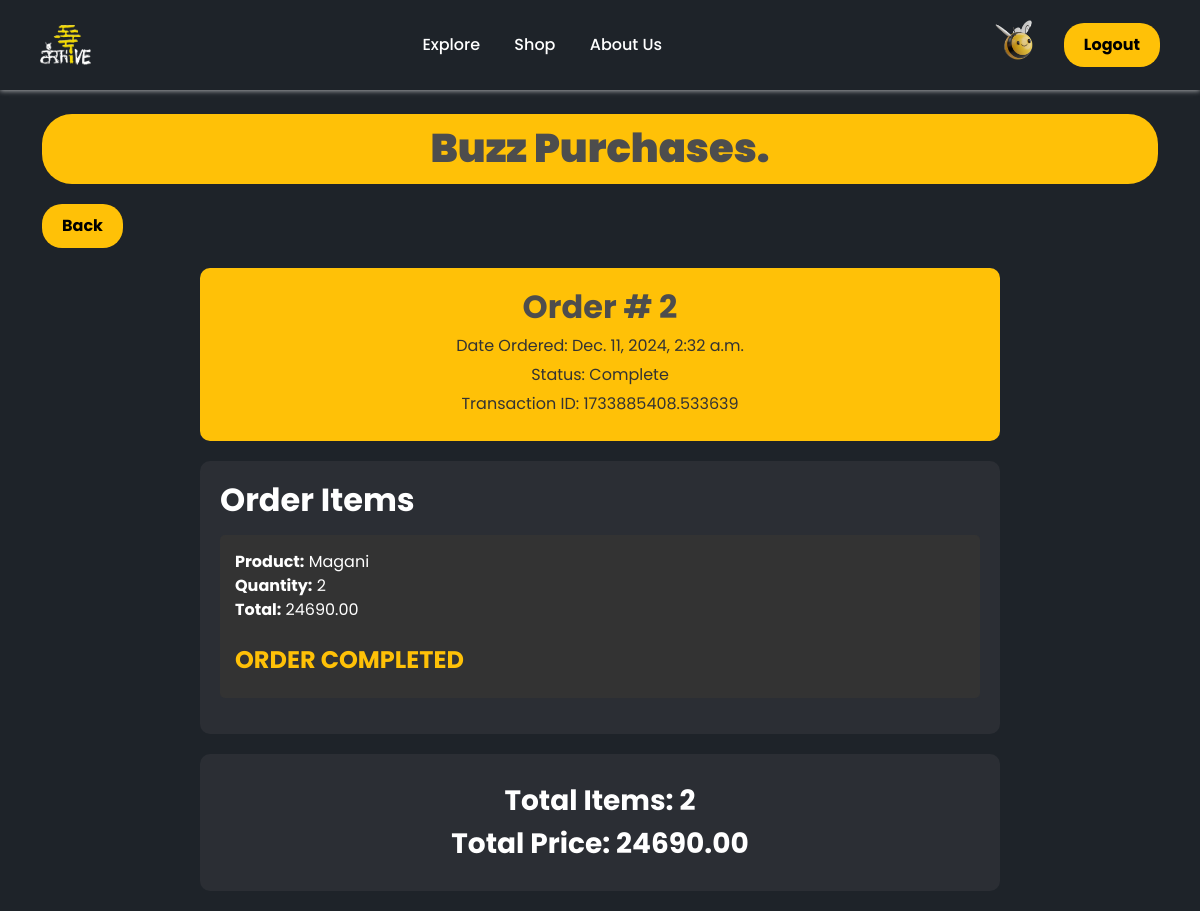
/order-track/ (signed in), run on the app's committed database.
### shop/models.py (models this page shows, shortened)
class Order(models.Model):
    customer = models.ForeignKey(settings.AUTH_USER_MODEL, on_delete=models.SET_NULL, null=True, blank=True)
    date_ordered = models.DateTimeField(auto_now_add=True)
    complete = models.BooleanField(default=False)
    transaction_id = models.CharField(max_length=100, null=True)
    @property
    def get_cart_total(self):
        orderItems = self.orderitem_set.all()
        total = sum([item.get_total for item in orderItems])
        return total
    def get_cart_items(self):
        orderItems = self.orderitem_set.all()
        total = sum([item.quantity for item in orderItems])
        return total

class OrderItem(models.Model):
    product = models.ForeignKey(Product, on_delete=models.SET_NULL, null=True)
    order = models.ForeignKey(Order, on_delete=models.SET_NULL, null=True)
    quantity = models.IntegerField(default=0, null=True, blank=True)
    date_added = models.DateTimeField(auto_now_add=True)
    @property
    def get_total(self):
        total = self.product.price * self.quantity
        return total

class Product(models.Model):
    user = models.ForeignKey(settings.AUTH_USER_MODEL, on_delete=models.CASCADE, null=True)
    category = models.ForeignKey(ShopCategory, on_delete=models.CASCADE, null=True, blank=True)
    name = models.CharField(max_length=200)
    price = models.DecimalField(max_digits=10, decimal_places=2, null=True, blank=True)
    digital = models.BooleanField(default=False, null=True, blank=True)
    description = models.TextField(null=True, blank=True)
    image = models.ImageField(null=True, blank=True)

### base/views.py (the view)
# urls.py: path("order-track/", viewOrderTrack, name='orderTrack'),
@login_required
def viewOrderTrack(request):
    user = request.user
    pk = request.user.id
    order = Order.objects.get(id = pk)
    context = {
        'order': order,
        'order_items': order.orderitem_set.all(),
        'total_price': order.get_cart_total,
        'total_items': order.get_cart_items(),
    }
    return render(request, 'honeycomb/order-track.html', context)

### base/models.py (called while the page is built)
    def __str__(self):
        return self.email

### base/templates/honeycomb/order-track.html (shortened to what this page needs)
{% extends 'shop/main.html' %}
{% load static %}
{% block content %}
<link rel="stylesheet" type="text/css" href="{% static 'css/styles.css' %}">
<div class="listing-header">
    <h1 style="font-weight: 900; text-align: center; padding-top: 10px">Buzz Purchases.</h1>
</div>
    <a href="{% url 'base:gallery' %}"><button class="yellow-button">Back</button></a>
<div class="order-head">
    <h2 style="font-weight: 700">Order # {{ order.id }}</h2>
    <p>Date Ordered: {{ order.date_ordered }}</p>
    <p>Status:
        {% if order.complete %}
            Complete
        {% else %}
            Pending
        {% endif %}
    </p>
    <p>Transaction ID: {{ order.transaction_id }}</p>
</div>
<div class="order-items">
    <h2 style="color: white; font-weight: 700">Order Items</h2>
    <ul>
        {% for item in order_items %}
            <li>
                <strong>Product:</strong> {{ item.product.name }} <br>
                <strong>Quantity:</strong> {{ item.quantity }} <br>
                <strong>Total:</strong> {{ item.get_total }} <br> <br>
                {% if order.complete %}
                    <h4 style="color: #ffc107; font-weight: 700">ORDER COMPLETED</h4>
                {% else %}
                    <a href="#"><button class="yellow-button">Track Package</button></a>
                {% endif %}
            </li>
        {% endfor %}
    </ul>
</div>
<div class="order-total">
    <h3 style="color: white; font-weight: 700">Total Items: {{ total_items }}</h3>
    <h3 style="color: white; font-weight: 700">Total Price: {{ total_price }}</h3>
</div>
{% endblock content %}

### static/css/styles.css (style rules this page uses)
body { background-color: #1E2329; font-family: "Poppins"; }
* { scrollbar-width: none; -ms-overflow-style: none; }
h1,h2,h3,h4,h5,h6 { color:hsl(0, 0%, 30%); }
.yellow-button { background-color: #ffc107; color: #000; padding: 10px 20px; border: none; border-radius: 20px; cursor: pointer; font-size: 16px; font-weight: bold; }
.listing-header { width: 100%; height: 70px; background-color: #ffc107; border-radius: 30px; margin-bottom: 20px; color: #000000; }

### static/css/landing.css (style rules this page uses)
body { margin: 0; font-family: Poppins, sans-serif; color: #1E2329; }

### static/css/view-art.css (style rules this page uses)
body { font-family: Poppins, sans-serif; color: white; margin: 0; padding: 0; justify-content: center; align-items: center; min-height: 100vh; }

### base/templates/honeycomb/order-track.html (style rules this page uses)
.order-head { background-color: #ffc107; padding: 20px; border-radius: 10px; margin: 20px auto; text-align: center; max-width: 800px; color: #333; }
.order-head p { margin: 5px 0; }
.order-items { background-color: #2b2e34; padding: 20px; margin: 20px auto; border-radius: 10px; max-width: 800px; }
.order-items h2 { margin-bottom: 15px; }
.order-items ul { list-style: none; padding: 0; }
.order-items li { background-color: #333; margin: 10px 0; padding: 15px; border-radius: 5px; }
.order-total { background-color: #2b2e34; padding: 20px; margin: 20px auto; border-radius: 10px; max-width: 800px; text-align: center; }
.order-total h3 { margin: 10px 0; }

### data on the page
Order: id "2", date_ordered "Dec. 11, 2024, 2:32 a.m.", transaction_id "1733885408.533639"
OrderItem: product.name "Magani", quantity "2", get_total "24690.00"

### other printed values
{{ total_items }} "2"
{{ total_price }} "24690.00"
